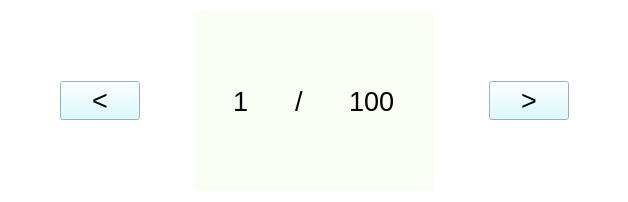
<?xml version="1.0" encoding="UTF-8"?>
<ui version="4.0">
 <class>Pagination</class>
 <widget class="QWidget" name="Pagination">
  <property name="geometry">
   <rect>
    <x>0</x>
    <y>0</y>
    <width>628</width>
    <height>202</height>
   </rect>
  </property>
  <property name="windowTitle">
   <string>Form</string>
  </property>
  <property name="styleSheet">
   <string notr="true">background-color: rgb(255, 255, 255);</string>
  </property>
  <layout class="QHBoxLayout" name="horizontalLayout">
   <item>
    <spacer name="horizontalSpacer_5">
     <property name="orientation">
      <enum>Qt::Horizontal</enum>
     </property>
     <property name="sizeHint" stdset="0">
      <size>
       <width>40</width>
       <height>20</height>
      </size>
     </property>
    </spacer>
   </item>
   <item>
    <widget class="QPushButton" name="btn_left">
     <property name="font">
      <font>
       <pointsize>20</pointsize>
      </font>
     </property>
     <property name="styleSheet">
      <string notr="true">background-color: rgb(207, 251, 255);</string>
     </property>
     <property name="text">
      <string>&lt;</string>
     </property>
    </widget>
   </item>
   <item>
    <spacer name="horizontalSpacer_7">
     <property name="orientation">
      <enum>Qt::Horizontal</enum>
     </property>
     <property name="sizeHint" stdset="0">
      <size>
       <width>40</width>
       <height>20</height>
      </size>
     </property>
    </spacer>
   </item>
   <item>
    <widget class="QWidget" name="widget" native="true">
     <property name="styleSheet">
      <string notr="true">background-color: rgb(250, 255, 243);</string>
     </property>
     <layout class="QHBoxLayout" name="horizontalLayout_2">
      <item>
       <spacer name="horizontalSpacer">
        <property name="orientation">
         <enum>Qt::Horizontal</enum>
        </property>
        <property name="sizeHint" stdset="0">
         <size>
          <width>30</width>
          <height>20</height>
         </size>
        </property>
       </spacer>
      </item>
      <item>
       <widget class="QLabel" name="lab_cur">
        <property name="font">
         <font>
          <pointsize>20</pointsize>
         </font>
        </property>
        <property name="text">
         <string>1</string>
        </property>
       </widget>
      </item>
      <item>
       <spacer name="horizontalSpacer_3">
        <property name="orientation">
         <enum>Qt::Horizontal</enum>
        </property>
        <property name="sizeHint" stdset="0">
         <size>
          <width>40</width>
          <height>20</height>
         </size>
        </property>
       </spacer>
      </item>
      <item>
       <widget class="QLabel" name="lab_splitter">
        <property name="font">
         <font>
          <pointsize>20</pointsize>
         </font>
        </property>
        <property name="text">
         <string>/</string>
        </property>
       </widget>
      </item>
      <item>
       <spacer name="horizontalSpacer_4">
        <property name="orientation">
         <enum>Qt::Horizontal</enum>
        </property>
        <property name="sizeHint" stdset="0">
         <size>
          <width>40</width>
          <height>20</height>
         </size>
        </property>
       </spacer>
      </item>
      <item>
       <widget class="QLabel" name="lab_all">
        <property name="font">
         <font>
          <pointsize>20</pointsize>
         </font>
        </property>
        <property name="text">
         <string>100</string>
        </property>
       </widget>
      </item>
      <item>
       <spacer name="horizontalSpacer_2">
        <property name="orientation">
         <enum>Qt::Horizontal</enum>
        </property>
        <property name="sizeHint" stdset="0">
         <size>
          <width>30</width>
          <height>20</height>
         </size>
        </property>
       </spacer>
      </item>
     </layout>
    </widget>
   </item>
   <item>
    <spacer name="horizontalSpacer_8">
     <property name="orientation">
      <enum>Qt::Horizontal</enum>
     </property>
     <property name="sizeHint" stdset="0">
      <size>
       <width>40</width>
       <height>20</height>
      </size>
     </property>
    </spacer>
   </item>
   <item>
    <widget class="QPushButton" name="btn_right">
     <property name="font">
      <font>
       <pointsize>20</pointsize>
      </font>
     </property>
     <property name="styleSheet">
      <string notr="true">background-color: rgb(207, 251, 255);</string>
     </property>
     <property name="text">
      <string>&gt;</string>
     </property>
    </widget>
   </item>
   <item>
    <spacer name="horizontalSpacer_6">
     <property name="orientation">
      <enum>Qt::Horizontal</enum>
     </property>
     <property name="sizeHint" stdset="0">
      <size>
       <width>40</width>
       <height>20</height>
      </size>
     </property>
    </spacer>
   </item>
  </layout>
 </widget>
 <resources/>
 <connections/>
</ui>
